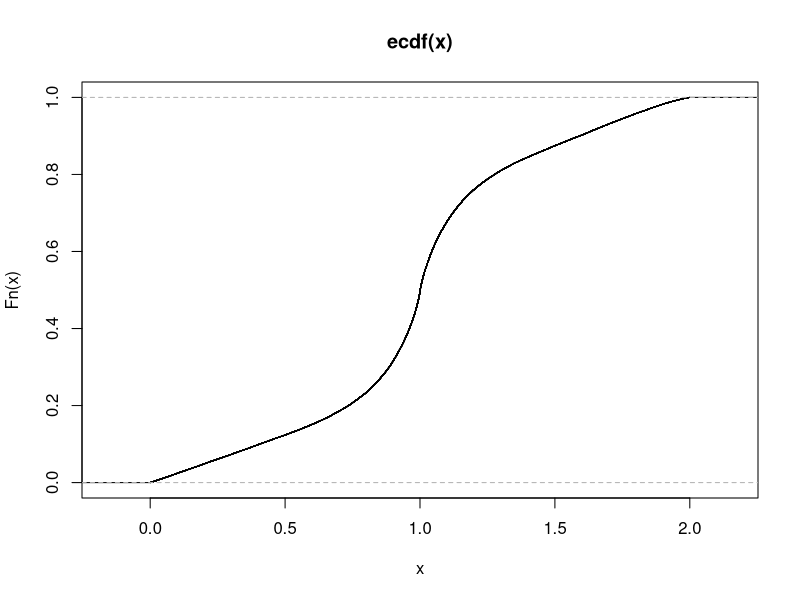
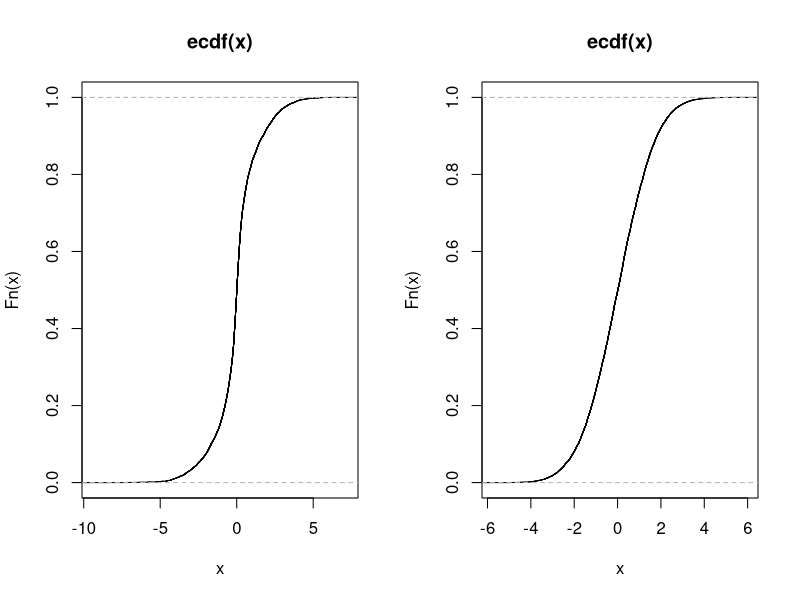
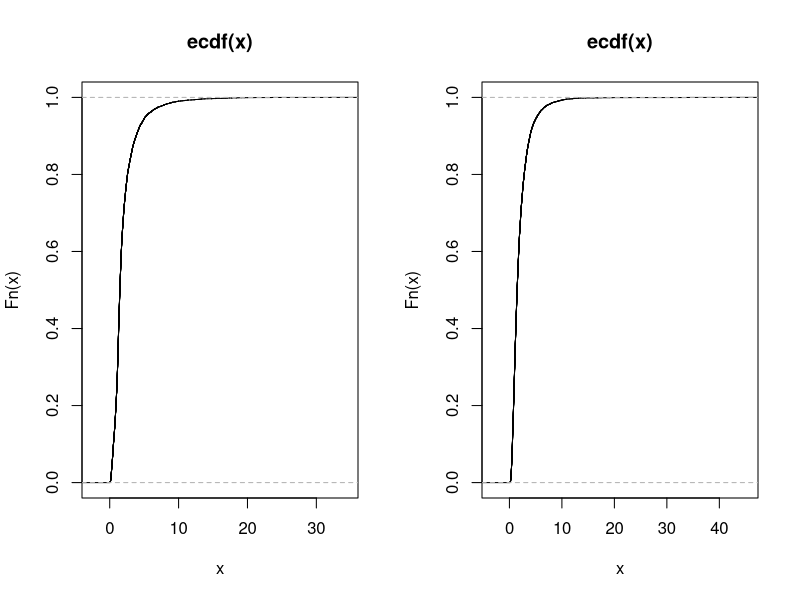
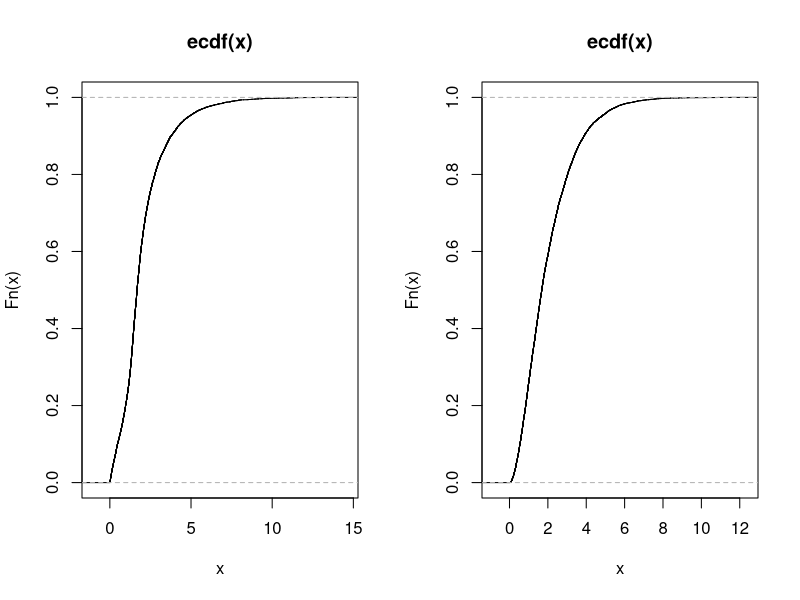
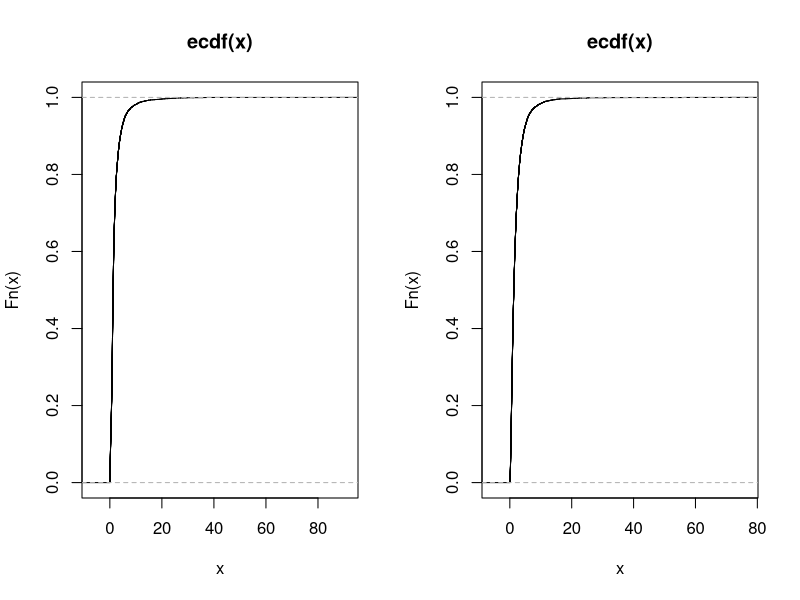
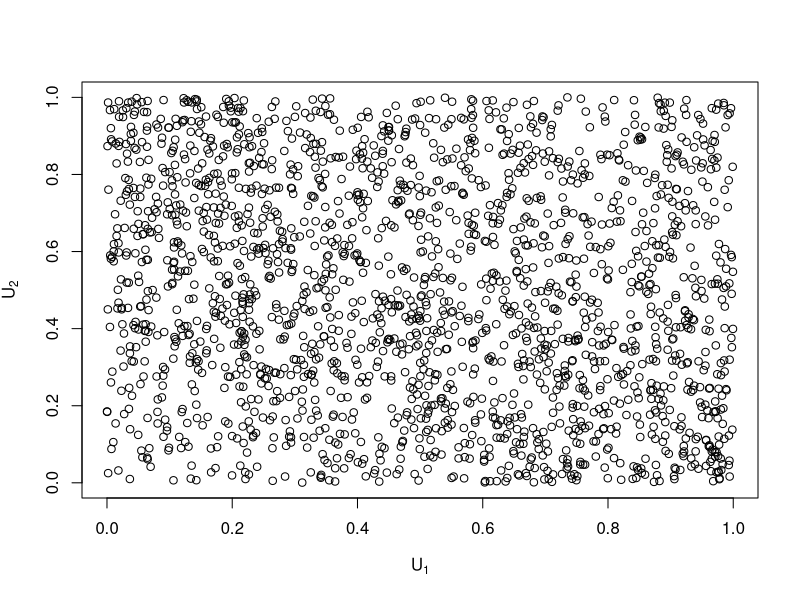
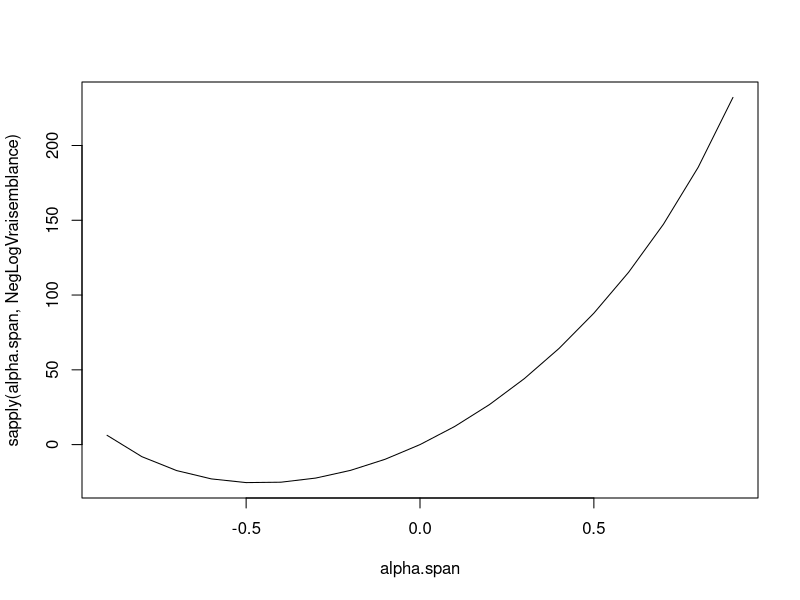

Recreate these plots in R, in order.
# Code R presente lors du 1er decembre 2017
# Christopher Blier-Wong
# ACT-3000 Theorie du risque

# Plan du depannage -------------------------------------------------------

# Suite des copules
# Estimation couples
# Allocation du capital 

# Suite des copules -------------------------------------------------------

# 10.5.5

# (d)

nsim <- 1000000
set.seed(2018)

theta <- floor(runif(nsim) * 4) + 1
# theta <- sample(1:4, nsim, replace = TRUE)
alpha <- 5
vV <- matrix(runif(nsim * 3), nsim, 3, byrow = T)
vTheta <- qgamma(vV[, 1], 1 / alpha, 1)
vY <- sapply(1:2, function(t) qexp(vV[, t + 1], vTheta))
U <- (1 + vY) ** (-1 / alpha)

W <- matrix(numeric(), nsim, 2)
for (i in 1:nsim) {
   if (theta[i] == 1) {
     W[i, ] <- c(U[i, 1], U[i, 2])
   } else if (theta[i] == 2) {
     W[i, ] <- c(U[i, 1], 1 - U[i, 2])
   } else if  (theta[i] == 3) {
     W[i, ] <- c(U[i, 1], 1 - U[i, 2])
   } else {
     W[i, ] <- c(1 - U[i, 2], 1 - U[i, 2])
   }
}

# (i)

vT <- rowSums(W)

plot.ecdf(vT[1:100000])

toutes_les_questions_sauf_i <- function(quantile_function) {
  X <- quantile_function(W)
  S <- rowSums(X)
  plot.ecdf(S[1:10000])
  S.ind <- quantile_function(runif(nsim)) + quantile_function(runif(nsim))
  plot.ecdf(S.ind[1:10000])
  print(paste0("VaR_", kappas, "(S) = ", sort(S)[nsim * kappas]))
  print(paste0("TVaR_", kappas, "(S) = ", sapply(kappas, function(t) mean(sort(S)[(t * nsim):nsim]))))
}

q1 <- function(x) qnorm(x, 0, 1)
q2 <- function(x) qlnorm(x, -1/2, 1)
q3 <- function(x) qexp(x, 1)
q4 <- function(x) 1.5 * ((1 - x) ** (- 1 / 2.5) - 1)

kappas <- c(1/1000, 1/100, 99/100, 999/1000)

par(mfrow = c(1, 2))
toutes_les_questions_sauf_i(q1)
toutes_les_questions_sauf_i(q2)
toutes_les_questions_sauf_i(q3)
toutes_les_questions_sauf_i(q4)
par(mfrow = c(1, 1))

# Estimation avec la copule EFGM ------------------------------------------

set.seed(20171123)
nsim <- 2000
alpha <- - 0.5
vV <- matrix(runif(nsim * 2), nsim, 2, byrow = T)
W1 <- alpha * (2 * vV[ ,1] - 1) - 1
W2 <- (1 - alpha * (2 * vV[ ,1] - 1)) ** 2 + 4 * alpha * vV[ ,2] * (2 * vV[ ,1] - 1)
vU <- cbind(vV[ ,1], 2 * vV[ ,2] / (sqrt(W2) - W1))
plot(vU, xlab = expression(U[1]), ylab = expression(U[2])) 

# Estimation du paramètre de la copule

# Méthode des moments: 

# Rho de Spearman
# On sait que rho = alpha / 3
# Alors alpha = 3 * rho de Spearman

3 * cor(vU, method = "spearman")[2]

# Tau de Kendall
# On sait que tau = 2 * alpha / 9
# Alors alpha = 9 * tau / 2

9 * cor(vU, method = "kendall")[2] / 2

# Maximum de vraisemblance

Densite.EFGM <- function(u1, u2, alpha){
  1 + alpha * (1 - 2 * u1) * (1 - 2 * u2)
}

NegLogVraisemblance <- function(alpha){
  - sum(sapply(1:nrow(vU), function(t) log(Densite.EFGM(vU[t, 1], vU[t, 2], alpha))))
}

alpha.span <- seq(-0.9, 0.9, 0.1)
plot(alpha.span, sapply(alpha.span, NegLogVraisemblance), type = "l")

optimize(NegLogVraisemblance, c(-1, 1))$minimum

# Estimation d'une paire de variables aléatoires

vX <- qexp(vU, 1)

# Methode 1: methode directe

NegLogVraisemblance <- function(theta){
  - sum(sapply(1:nrow(vU), function(t) log(dexp(vX[t, 1], theta[1]) * dexp(vX[t, 2], theta[2]) * Densite.EFGM(pexp(vX[t, 1], theta[1]), pexp(vX[t, 2], theta[2]), theta[3]))))
}

optim(c(2, .5, 0), NegLogVraisemblance)$par

# Methode 2: IFM Joe

lam.ml <- optimize(function(t) - sum(log(dexp(vX[, 1], t))), c(0, 10))$minimum
(lam.ml <- c(lam.ml, optimize(function(t) - sum(log(dexp(vX[, 2], t))), c(0, 10))$minimum))

vU.2 <- sapply(1:2, function(t) pexp(vX[, t], lam.ml[t]))
vU.2 <- pexp(vX, lam.ml) # R est assez intelligent pour faire ca.

NegLogVraisemblance <- function(alpha){
  - sum(sapply(1:nrow(vU.2), function(t) log(Densite.EFGM(vU.2[t, 1], vU.2[t, 2], alpha))))
}

optimize(NegLogVraisemblance, c(-1, 1))$minimum

# Methode 3: Semi-parametrique

vU.3 <- cbind(rank(vX[, 1]) / (nrow(vX) + 1), rank(vX[, 2]) / (nrow(vX) + 1))

NegLogVraisemblance <- function(alpha){
  - sum(sapply(1:nrow(vU.3), function(t) log(Densite.EFGM(vU.3[t, 1], vU.3[t, 2], alpha))))
}

optimize(NegLogVraisemblance, c(-1, 1))$minimum

# Allocation du capital  --------------------------------------------------

# 11.4.1

# b)

aa <- 2 ** 5

fb <- c(0, 1, rep(0, 30))
phi1 <- fft(fb)
phin <- (0.9 + 0.1 * phi1) * phi1 * (0.06 + 0.02 * (0.8 + 0.2 * phi1) ** 2)
E1 <- Re(fft(phin, inverse = TRUE)) / aa
round(E1[1:5], 5)

fb <- c(0, 1, rep(0, 30))
phi1 <- fft(fb)
phin <- (0.8 + 0.2 * phi1) * phi1 * (0.08 + 0.04 * (0.9 + 0.1 * phi1) ** 2)
E2 <- Re(fft(phin, inverse = TRUE)) / aa
round(E2[1:5], 5)

(round(E1[1:5], 5) + round(E2[1:5], 5)) / (0:4)


# 11.4.2

fb <- c(0.8, 0.16, 0.04)
fb <- c(fb, rep(0, aa - length(fb)))

phib <- fft(fb)
phin <- phib ** 12
fn <- Re(fft(phin, inverse = TRUE)) / aa
sum(fb)
fn[6]

fb <- c(0, 1, rep(0, 30))
phi1 <- fft(fb)
phin <- (0.8 + 0.16 * phi1 + 0.04 * phi1 ** 2) ** 12
fn <- Re(fft(phin, inverse = TRUE)) / aa
sum(fb)
fn[6]

# b)

fb <- c(0, 1, rep(0, 30))
phi1 <- fft(fb)
phin <- phi1 * 12 * (0.1 + 0.04 * phi1) * (0.8 + 0.16 * phi1 + 0.04 * phi1 ** 2) ** 11
E1 <- Re(fft(phin, inverse = TRUE)) / aa
E1[6]

fb <- c(0, 1, rep(0, 30))
phi1 <- fft(fb)
phin <- phi1 * 12 * (0.06 + 0.04 * phi1) * (0.8 + 0.16 * phi1 + 0.04 * phi1 ** 2) ** 11
E2 <- Re(fft(phin, inverse = TRUE)) / aa
E2[6]

E1[2] + E2[2]
fn[2]
